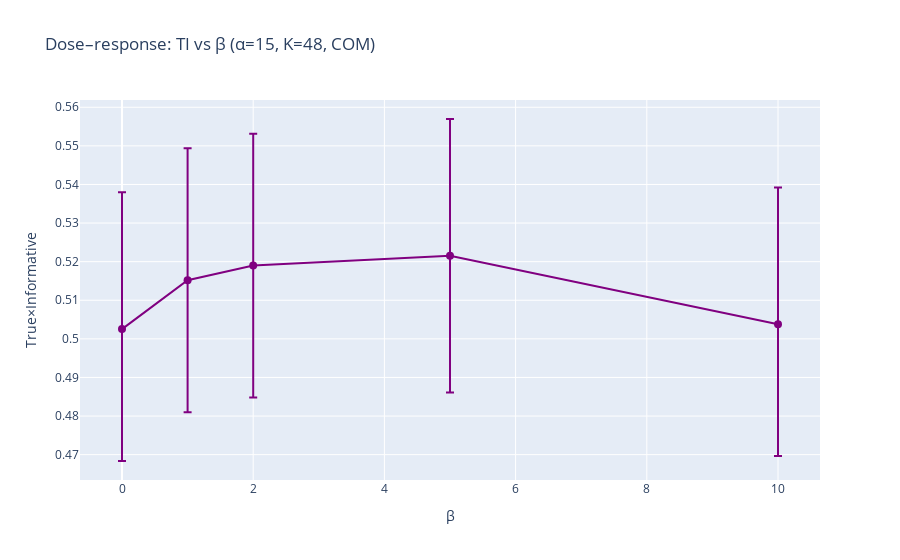
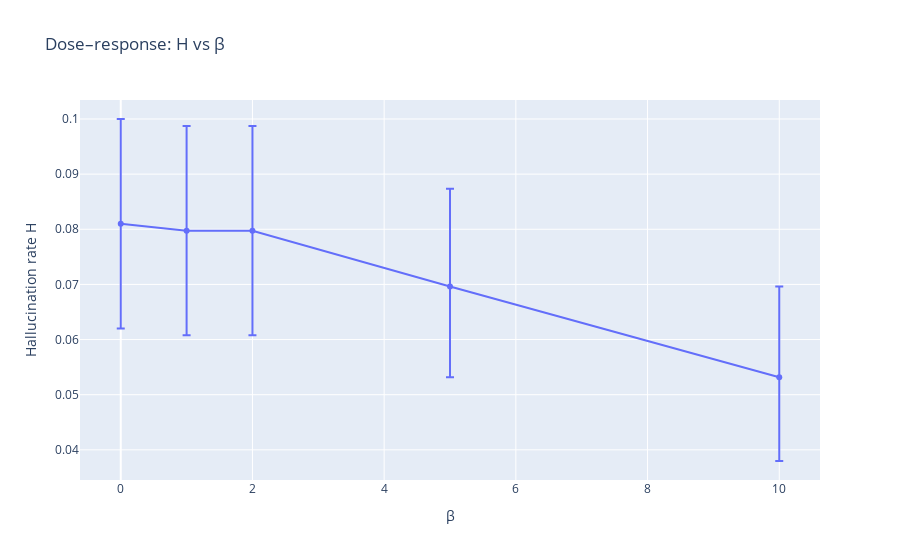
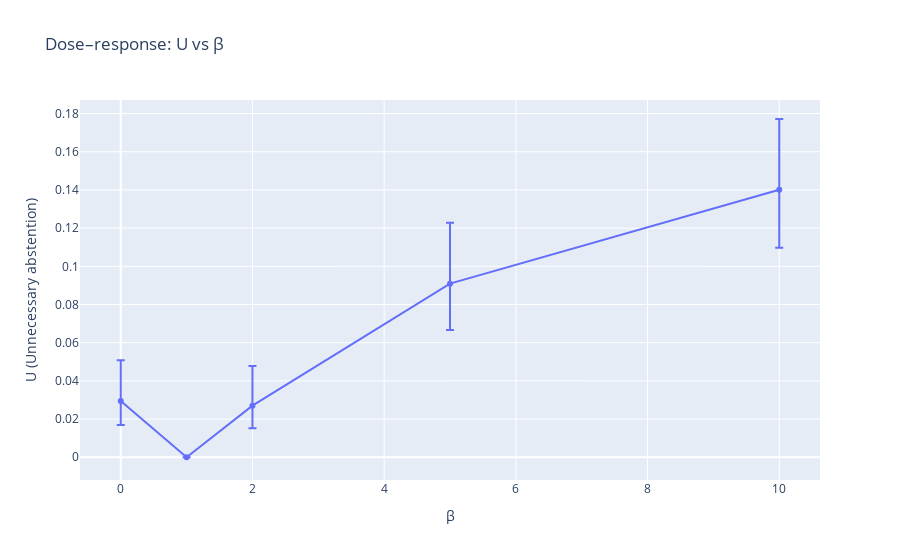
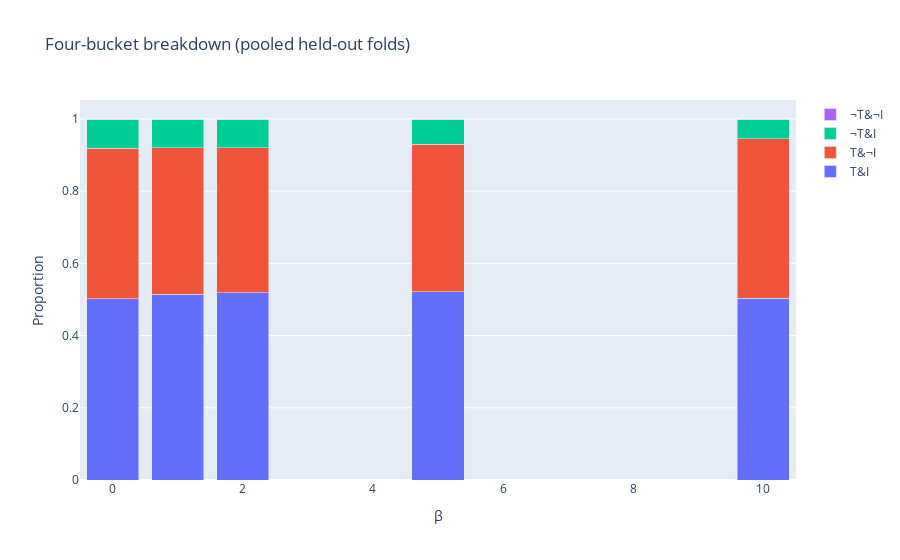

Notebook cell for these charts, in order:
### Markdown cell above
## 5) Figures (Plotly inline)

### Code cell
def ci_to_errors(means, ci):
    xs = list(means.keys())
    y  = np.array([means[b] for b in xs])
    lo = np.array([ci[b][0] for b in xs])
    hi = np.array([ci[b][1] for b in xs])
    return xs, y, hi - y, y - lo

# 1) TI vs β
xs, y, arr, arrminus = ci_to_errors(rates_TI, ci_TI)
fig_ti = go.Figure()
fig_ti.add_trace(go.Scatter(x=xs, y=y, mode='lines+markers',
                            error_y=dict(type='data', array=arr, arrayminus=arrminus, visible=True)))
fig_ti.update_layout(title="Dose–response: TI vs β (α=15, K=48, COM)", xaxis_title="β", yaxis_title="True×Informative")
fig_ti.show()

# 2) H vs β
xs, y, arr, arrminus = ci_to_errors(rates_H, ci_H)
fig_h = go.Figure()
fig_h.add_trace(go.Scatter(x=xs, y=y, mode='lines+markers',
                           error_y=dict(type='data', array=arr, arrayminus=arrminus, visible=True)))
fig_h.update_layout(title="Dose–response: H vs β", xaxis_title="β", yaxis_title="Hallucination rate H")
fig_h.show()

# 3) U vs β (Wilson CI)
xs = BETA_ORDER
y = [U[b] for b in xs]
lo = [U_ci[b][0] for b in xs]
hi = [U_ci[b][1] for b in xs]
arr = np.array(hi) - np.array(y)
arrminus = np.array(y) - np.array(lo)
fig_u = go.Figure()
fig_u.add_trace(go.Scatter(x=xs, y=y, mode='lines+markers',
                           error_y=dict(type='data', array=arr, arrayminus=arrminus, visible=True)))
fig_u.update_layout(title="Dose–response: U vs β", xaxis_title="β", yaxis_title="U (Unnecessary abstention)")
fig_u.show()

# 4) Four-bucket stacked bars
bucket_levels = ["T&I","T&¬I","¬T&I","¬T&¬I"]
counts_per_beta = {}
for b in BETA_ORDER:
    buckets = [df_map[b][q]["bucket"] for q in qids]
    counts = Counter(buckets)
    counts_per_beta[b] = [counts.get(l,0) for l in bucket_levels]
props = {b: np.array(counts_per_beta[b]) / sum(counts_per_beta[b]) for b in BETA_ORDER}
fig_stack = go.Figure()
for i, lab in enumerate(bucket_levels):
    fig_stack.add_trace(go.Bar(name=lab, x=BETA_ORDER, y=[props[b][i] for b in BETA_ORDER]))
fig_stack.update_layout(barmode='stack', title="Four-bucket breakdown (pooled held-out folds)", xaxis_title="β", yaxis_title="Proportion")
fig_stack.show()

# 5) Transition butterflies (β=1 → β∈{0,2,5,10})
def transitions(base_df, tgt_df, qids):
    trans = Counter()
    for q in qids:
        a = base_df[q]["bucket"]; b = tgt_df[q]["bucket"]
        trans[(a,b)] += 1
    return trans

for b in [bb for bb in BETA_ORDER if bb != BASELINE_BETA]:
    trans = transitions(df_map[BASELINE_BETA], df_map[b], qids)
    flows = [("T&I","T&¬I"), ("¬T&I","T&I"), ("T&I","¬T&I"), ("¬T&I","T&¬I")]
    ycats = [f"{a}→{c}" for (a,c) in flows]
    vals = [trans.get((a,c), 0) for (a,c) in flows]
    x_vals = [-vals[0], vals[1], -vals[2], vals[3]]
    fig_bfly = go.Figure()
    fig_bfly.add_trace(go.Bar(y=ycats, x=x_vals, orientation='h'))
    fig_bfly.update_layout(title=f"Transitions β=1 → β={b}", xaxis_title="Count (left negative, right positive)")
    fig_bfly.add_vline(x=0, line_dash="dash")
    fig_bfly.show()

### Figure 1 — Plotly figure (JSON) as saved in the notebook; plotly's stock layout.template omitted (floating-point values rounded to 4 significant figures)
{"data": [{"error_y": {"array": [0.03544, 0.03418, 0.03418, 0.03544, 0.03544], "arrayminus": [0.03418, 0.03418, 0.03418, 0.03544, 0.03418], "type": "data", "visible": true}, "marker": {"color": "purple", "size": 8}, "mode": "lines+markers", "type": "scatter", "x": [0, 1, 2, 5, 10], "y": [0.5025, 0.5152, 0.519, 0.5215, 0.5038]}], "layout": {"title": {"text": "Dose–response: TI vs β (α=15, K=48, COM)"}, "xaxis": {"title": {"text": "β"}}, "yaxis": {"title": {"text": "True×Informative"}}}}

### Figure 2 — Plotly figure (JSON) as saved in the notebook; plotly's stock layout.template omitted (floating-point values rounded to 4 significant figures)
{"data": [{"error_y": {"array": [0.01899, 0.01899, 0.01899, 0.01772, 0.01646], "arrayminus": [0.01899, 0.01899, 0.01899, 0.01646, 0.01519], "type": "data", "visible": true}, "mode": "lines+markers", "type": "scatter", "x": [0, 1, 2, 5, 10], "y": [0.08101, 0.07975, 0.07975, 0.06962, 0.05316]}], "layout": {"title": {"text": "Dose–response: H vs β"}, "xaxis": {"title": {"text": "β"}}, "yaxis": {"title": {"text": "Hallucination rate H"}}}}

### Figure 3 — Plotly figure (JSON) as saved in the notebook; plotly's stock layout.template omitted (floating-point values rounded to 4 significant figures)
{"data": [{"error_y": {"array": [0.02134, 0.0, 0.02071, 0.03189, 0.03709], "arrayminus": [0.01254, 0.0, 0.01187, 0.02424, 0.03036], "type": "data", "visible": true}, "mode": "lines+markers", "type": "scatter", "x": [0, 1, 2, 5, 10], "y": [0.02948, 0, 0.02703, 0.09091, 0.14]}], "layout": {"title": {"text": "Dose–response: U vs β"}, "xaxis": {"title": {"text": "β"}}, "yaxis": {"title": {"text": "U (Unnecessary abstention)"}}}}

### Figure 4 — Plotly figure (JSON) as saved in the notebook; plotly's stock layout.template omitted (floating-point values rounded to 4 significant figures)
{"data": [{"name": "T&I", "type": "bar", "x": [0, 1, 2, 5, 10], "y": [0.5025, 0.5152, 0.519, 0.5215, 0.5038]}, {"name": "T&¬I", "type": "bar", "x": [0, 1, 2, 5, 10], "y": [0.4165, 0.4051, 0.4013, 0.4089, 0.4418]}, {"name": "¬T&I", "type": "bar", "x": [0, 1, 2, 5, 10], "y": [0.08101, 0.07975, 0.07975, 0.06962, 0.05316]}, {"name": "¬T&¬I", "type": "bar", "x": [0, 1, 2, 5, 10], "y": [0, 0, 0, 0, 0.001266]}], "layout": {"barmode": "stack", "title": {"text": "Four-bucket breakdown (pooled held-out folds)"}, "xaxis": {"title": {"text": "β"}}, "yaxis": {"title": {"text": "Proportion"}}}}
